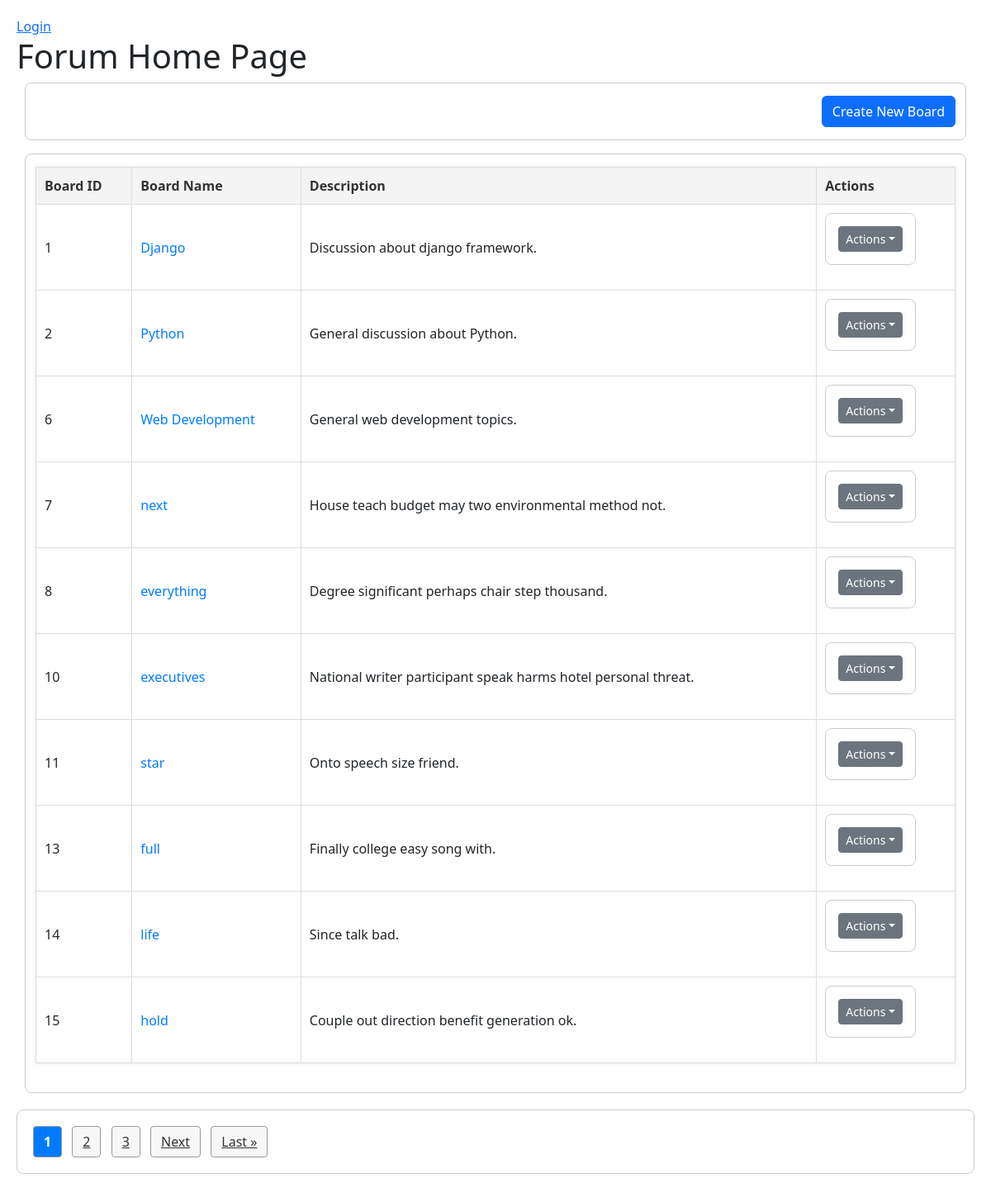
Page /home/table/ on the committed database.
### boards/models.py (models this page shows, shortened)
class Board(models.Model):
    name = models.CharField(max_length=30, unique=True)
    description = models.CharField(max_length=100)
    is_deleted = models.BooleanField(default=False)

### boards/views.py (the view)
# urls.py: path('home/table/', views.home_table, name='home_table'),
def home_table(request):
    board_list = Board.objects.filter(is_deleted=False).order_by('id')
    paginator = Paginator(board_list, 10)
    page = request.GET.get('page')
    boards = paginator.get_page(page)
    return render(request, 'home_table.html', {'boards': boards})

### templates/home_table.html (shortened to what this page needs)
{% load static %}
<!DOCTYPE html>
<html lang="en">
<head>
    <link rel="stylesheet" href="{% static 'css/style.css' %}">
    <link href="https://cdn.jsdelivr.net/npm/bootstrap@5.3.3/dist/css/bootstrap.min.css" rel="stylesheet">
    {% if user.is_authenticated %}
        <h4>
            Welcome, {{ user.username }} |
            <a href="{% url 'logout' %}">Logout | </a>
            <a href="{% url 'home' %}"> Switch to List View</a>
        </h4>
    {% else %}
        <a href="{% url 'login' %}">Login</a>
    {% endif %}
</head>
<body>
    <h1>Forum Home Page</h1>
    <div class="container text-end mb-3">
        <button class="btn btn-primary" data-bs-toggle="offcanvas" data-bs-target="#createBoardCanvas">
            Create New Board
        </button>
    </div>
    <div class="container">
        <table class="board-table">
            <thead>
                <tr>
                    <th>Board ID</th>
                    <th>Board Name</th>
                    <th>Description</th>
                    <th>Actions</th>
                </tr>
            </thead>
            <tbody>
                {% for board in boards %}
                <tr>
                    <td>{{ board.id }}</td>
                    <td>
                        <a href="{% url 'list_topics' board.id %}">
                            {{ board.name }}
                        </a>
                    </td>
                    <td>{{ board.description }}</td>
                <td>
                    <div class="dropdown">
                        <button class="btn btn-secondary dropdown-toggle btn-sm" type="button" data-bs-toggle="dropdown">Actions</button>
                    </div>
                </td>
                </tr>
                {% empty %}
                <tr>
                    <td colspan="3">No boards available.</td>
                </tr>
                {% endfor %}
            </tbody>
        </table>
    </div>
    <div id="pagination">
        {% for num in boards.paginator.page_range %}
            {% if boards.number == num %}
                <span class="page-box current">{{ num }}</span>
            {% elif num > boards.number|add:-3 and num < boards.number|add:3 %}
                <a href="?page={{ num }}" class="page-box">{{ num }}</a>
            {% endif %}
        {% endfor %}
        {% if boards.has_next %}
            <a href="?page={{ boards.next_page_number }}" class="page-box">Next</a>
            <a href="?page={{ boards.paginator.num_pages }}" class="page-box">Last &raquo;</a>
        {% endif %}
    </div>
</body>
</html>

### static/css/style.css (style rules this page uses)
body { background-color: #f9f9f9; font-family: Arial, sans-serif; padding: 20px; color: #333; }
h1, h2 { color: #2c3e50; }
a { color: #3498db; text-decoration: none; font-weight: 500; }
.container, div { background-color: #ffffff; padding: 15px; margin-bottom: 20px; border-radius: 8px; border: 1px solid #ccc; }
button { background-color: #007BFF; color: white; border: none; padding: 8px 14px; border-radius: 4px; cursor: pointer; }
.page-box { display: inline-block; margin: 4px; padding: 6px 12px; border: 1px solid #999; border-radius: 4px; color: #333; background-color: #f7f7f7; }
.page-box.current { background-color: #007BFF; color: white; font-weight: bold; }
.board-table { width: 100%; border-collapse: collapse; margin-bottom: 20px; background-color: #fff; box-shadow: 0 0 5px rgba(0,0,0,0.1); }
.board-table th, .board-table td { border: 1px solid #ddd; padding: 10px; text-align: left; }
.board-table th { background-color: #f4f4f4; color: #333; }
.board-table a { color: #007bff; text-decoration: none; }
.dropdown { position: relative; display: inline-block; }

### rows in the picture
Board: id "1", name "Django", description "Discussion about django framework."
Board: id "2", name "Python", description "General discussion about Python."
Board: id "6", name "Web Development", description "General web development topics."
Board: id "7", name "next", description "House teach budget may two environmental method not."
Board: id "8", name "everything", description "Degree significant perhaps chair step thousand."
Board: id "10", name "executives", description "National writer participant speak harms hotel personal threat."
Board: id "11", name "star", description "Onto speech size friend."
Board: id "13", name "full", description "Finally college easy song with."
Board: id "14", name "life", description "Since talk bad."
Board: id "15", name "hold", description "Couple out direction benefit generation ok."

### other values in the picture
{{ num }} "1"
{{ num }} "2" "3"
